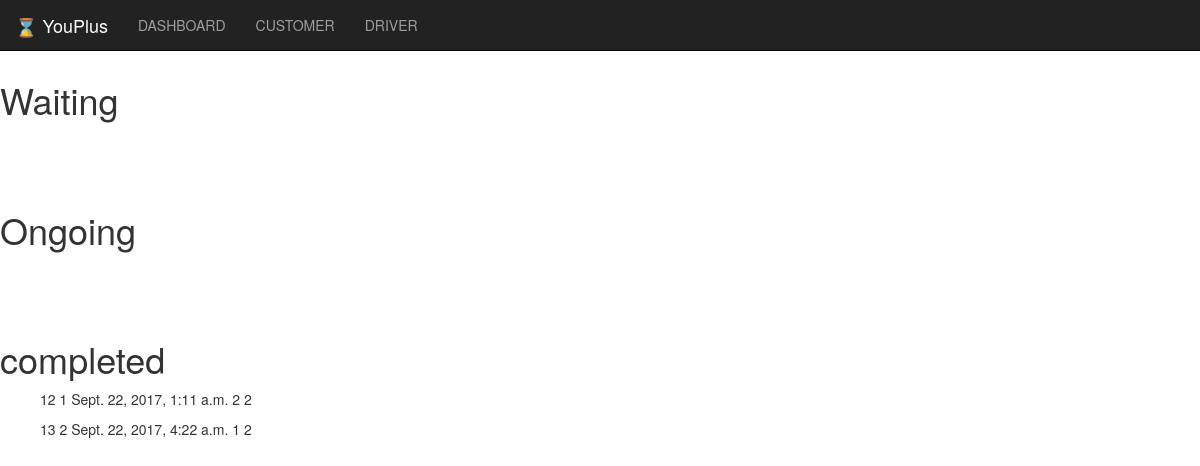
Page /2/ on the committed database.
### master/models.py (models this page shows, shortened)
class Request_id(models.Model):
    Cust_ID = models.ForeignKey(CustDtil, on_delete=models.CASCADE)
    Driver_ID = models.ForeignKey(DriverDtil, on_delete=models.CASCADE, null=True)
    req_time = models.DateTimeField(auto_now_add=True)
    pickup = models.DateTimeField(null=True, blank=True)
    drop = models.DateTimeField(null=True, blank=True)
    Status = models.IntegerField(default=0)

class CustDtil(models.Model):
    Cust_ID = models.AutoField(primary_key=True)
    user_name = models.CharField(max_length=250)
    user_lastname = models.CharField(max_length=250)
    user_add = models.CharField(max_length=250)
    user_long = models.IntegerField(default=0)
    user_lat = models.IntegerField(default=0)
    def __str__(self):
        return str(self.Cust_ID)

class DriverDtil(models.Model):
    Driver_ID = models.AutoField(primary_key=True)
    user_name = models.CharField(max_length=250)
    user_lastname = models.CharField(max_length=250)
    user_add = models.CharField(max_length=250)
    user_long = models.CharField(max_length=250)
    user_lat = models.CharField(max_length=250)
    def __str__(self):
        return str(self.Driver_ID)

### master/views.py (the view)
# urls.py: url(r'^(?P<d_id>\d+)/$', views.drivers, name='DRIVER'),
def drivers(request, d_id):
    print 'Hello000000w Sir',d_id
    cnt = Request_id.objects.filter(drop=None).filter(Driver_ID=d_id).count()
    message = ''
    if cnt != 0:
        message = 'disabled'
    Waiting = Request_id.objects.all().exclude(pickup__isnull=False)
    Ongoing = Request_id.objects.filter(Driver_ID=d_id).filter(drop=None)
    completed = Request_id.objects.filter(Driver_ID=d_id).filter(drop__isnull=False)
    for i in completed:
        print 'Ongoing ',i.Driver_ID,i.req_time,i.pickup,i.drop,i.Cust_ID
    return render(request, 'home/report.html',{'message':message, 'Ongoing':Ongoing, 'completed':completed, 'Waiting':Waiting, 'd_id':d_id} )

### master/templates/home/report.html (shortened to what this page needs)
{% extends 'home/base.html' %}
{% block body %}
 {% load staticfiles %}
<br><br><br><h1>Waiting</h1>
<br><br><br><h1>Ongoing</h1>
<br><br><br><h1>completed</h1>
{% if completed %}
            {% for album in completed %}
                <ul>
                    <td>{{ album.id }}</td>
                    <td>{{ album.Cust_ID }}</td>
                    <td>{{ album.req_time }}</td>
                    <td>{{ album.Status }}</td>
                    <td>{{ album.Driver_ID }}</td>
                </ul>
            {% endfor %}
    {% endif %}
{% endblock %}

### rows in the picture
Request_id: id "12", Cust_ID "1", req_time "Sept. 22, 2017, 1:11 a.m.", Status "2", Driver_ID "2"
Request_id: id "13", Cust_ID "2", req_time "Sept. 22, 2017, 4:22 a.m.", Status "1", Driver_ID "2"
